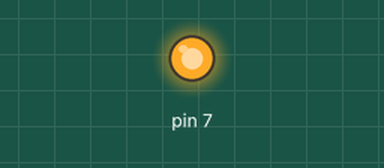
A sketch run on a simulated Arduino Uno, built with avr-gcc and run on an emulated ATmega328P. Parts: output pins drawn as LEDs (lit = HIGH).

Above: at 2.5 s.
At 5.5 s:
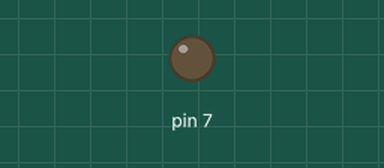
Timing chart, 0 to 7.8 s (numbered marks = the images above):
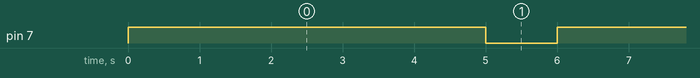

The sketch:

Laser_Point.ino
```cpp
void setup() {
  // initialize the digital pin as an output.
  // Pin 13 has an LED connected on most Arduino boards:
  pinMode(7, OUTPUT);
}

void loop() {
  digitalWrite(7, HIGH);   // set the LED on
  delay(5000);              // wait for a second
  digitalWrite(7, LOW);    // set the LED off
  delay(1000);              // wait for a second
}
```

Measured:
- by itself, pin 7: alternates HIGH for 5.0 s and LOW for 1.0 s
